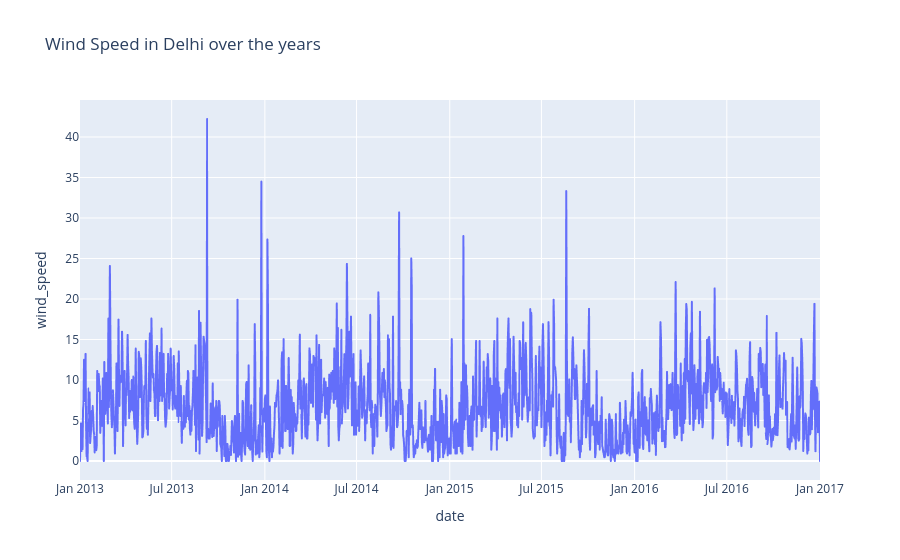

Here is the notebook cell this chart was saved with:
### Code cell
# Interactive plot with plotly
px.line(df, x='date', y='wind_speed', title='Wind Speed in Delhi over the years')

### Figure 1 — Plotly figure (JSON) as saved in the notebook; plotly's stock layout.template omitted (floating-point values rounded to 4 significant figures; data arrays with more than 128 entries replaced by an {"elided": "..."} marker saying what was removed)
{"data": [{"hovertemplate": "date=%{x}<br>wind_speed=%{y}<extra></extra>", "legendgroup": "", "line": {"color": "#636efa", "dash": "solid"}, "marker": {"symbol": "circle"}, "mode": "lines", "name": "", "showlegend": false, "type": "scattergl", "x": {"elided": "1462 str values"}, "xaxis": "x", "y": {"elided": "1462 float values"}, "yaxis": "y"}], "layout": {"legend": {"tracegroupgap": 0}, "title": {"text": "Wind Speed in Delhi over the years"}, "xaxis": {"anchor": "y", "domain": [0, 1], "title": {"text": "date"}}, "yaxis": {"anchor": "x", "domain": [0, 1], "title": {"text": "wind_speed"}}}}
